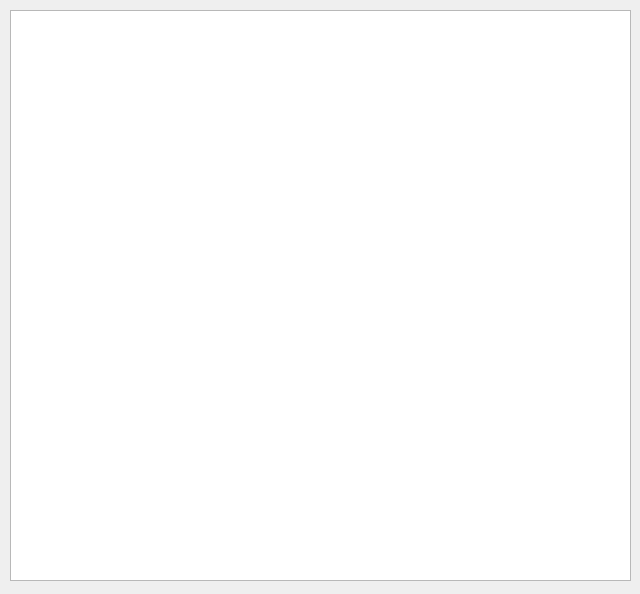
<?xml version="1.0" encoding="UTF-8"?>
<ui version="4.0">
 <class>Horarios_Window</class>
 <widget class="QMainWindow" name="Horarios_Window">
  <property name="geometry">
   <rect>
    <x>0</x>
    <y>0</y>
    <width>640</width>
    <height>594</height>
   </rect>
  </property>
  <property name="sizePolicy">
   <sizepolicy hsizetype="Fixed" vsizetype="Fixed">
    <horstretch>0</horstretch>
    <verstretch>0</verstretch>
   </sizepolicy>
  </property>
  <property name="windowTitle">
   <string>Horarios</string>
  </property>
  <property name="locale">
   <locale language="Portuguese" country="Brazil"/>
  </property>
  <widget class="QWidget" name="centralwidget">
   <widget class="QTableView" name="tableView_horarios">
    <property name="geometry">
     <rect>
      <x>10</x>
      <y>10</y>
      <width>621</width>
      <height>571</height>
     </rect>
    </property>
   </widget>
  </widget>
 </widget>
 <resources/>
 <connections/>
</ui>
